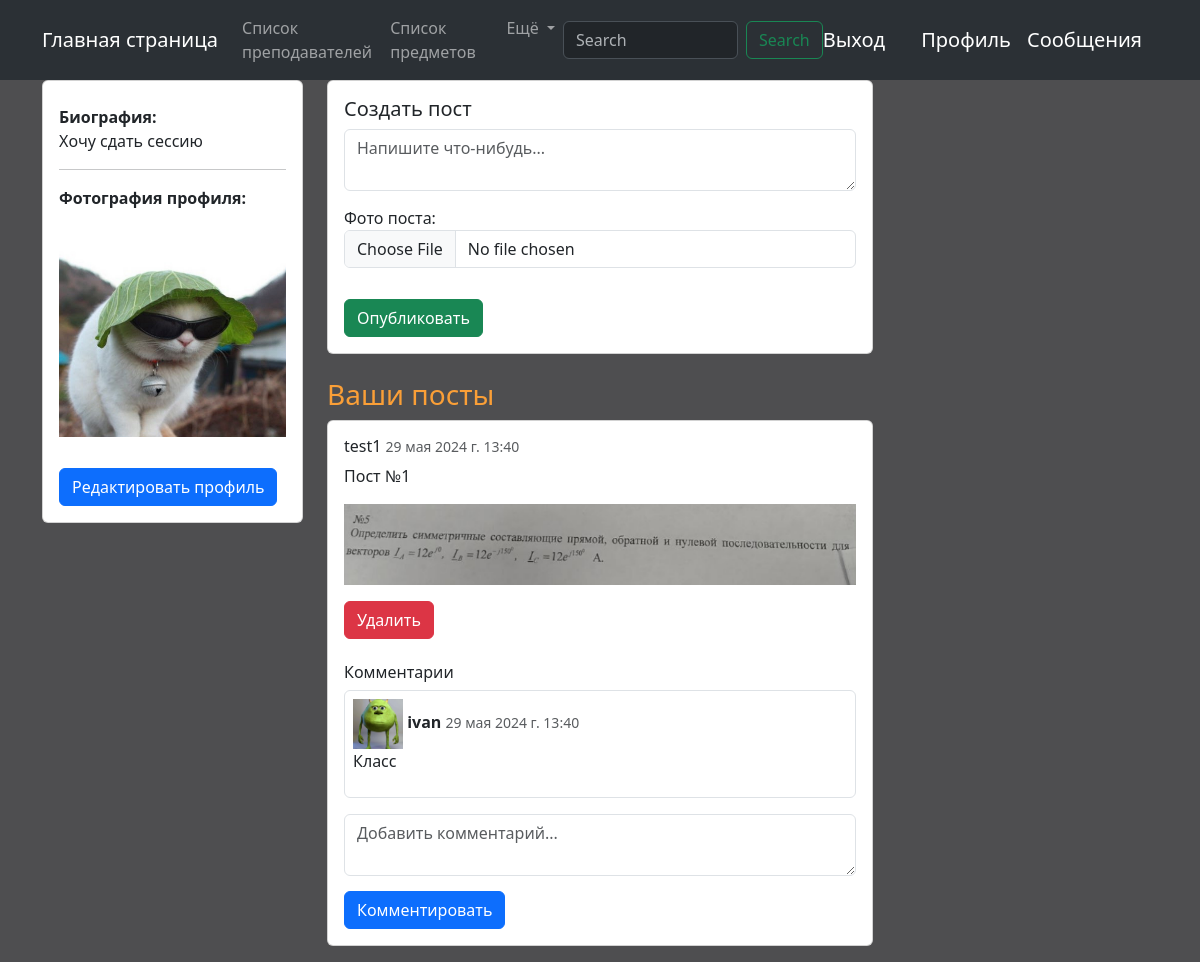
The app's page /profile/16/ (signed in) with its own data.
### registration/models.py (models this page shows, shortened)
class Profile(models.Model):
    user = models.OneToOneField(User, on_delete=models.CASCADE)
    bio = models.TextField('О себе', blank=True)
    profile_picture = models.ImageField('Фото профиля', upload_to='profile_pictures/', blank=True)
    class Meta:
        verbose_name = 'Профиль'
        verbose_name_plural = 'Профили'

class Post(models.Model):
    author = models.ForeignKey(User, on_delete=models.CASCADE)
    content = models.TextField()
    created_at = models.DateTimeField(auto_now_add=True)
    post_picture = models.ImageField('Фото поста', upload_to='post_pictures/', blank=True)
    class Meta:
        verbose_name = 'Пост'
        verbose_name_plural = 'Посты'

class Comment(models.Model):
    post = models.ForeignKey(Post, on_delete=models.CASCADE, related_name='comments')
    author = models.ForeignKey(User, on_delete=models.CASCADE)
    content = models.TextField()
    created_at = models.DateTimeField(auto_now_add=True)
    class Meta:
        verbose_name = 'Комментарий'
        verbose_name_plural = 'Комментарии'

### registration/views.py (the view, shortened to what this page needs)
# urls.py: path('profile/<int:user_id>/', Profile.as_view(), name='profile'),
class Profile(LoginRequiredMixin, DetailView):
    model = Profile
    template_name = 'registration/profile.html'
    def get_object(self, queryset=None):
        user_id = self.kwargs.get('user_id')
        return models.Profile.objects.get(user__id=user_id)
    def get_context_data(self, **kwargs):
        context = super().get_context_data(**kwargs)
        user_id = self.kwargs.get('user_id')
        context['posts'] = models.Post.objects.filter(author__id=user_id).order_by('-created_at')
        context['post_form'] = PostForm()
        context['comment_form'] = CommentForm()
        return context

### registration/forms.py
class PostForm(forms.ModelForm):
    class Meta:
        model = Post
        fields = ['content', 'post_picture']
        widgets = {
            'content': forms.Textarea(attrs={'class': 'form-control', 'placeholder': 'Напишите что-нибудь...'})
        }

class CommentForm(forms.ModelForm):
    class Meta:
        model = Comment
        fields = ['content']

### registration/templates/registration/profile.html (shortened to what this page needs)
{% extends 'registration/base.html' %}
{% block content %}
    {% if user.is_authenticated %}
        <div class="container">
            <div class="row">
                <div class="col-md-3">
                    <div class="card">
                        <div class="card-body">
                            <div class="form-group">
                                <strong><label>Биография:</label></strong>
                                <p>{{ object.bio }}</p>
                                <hr>
                            </div>
                            <div class="form-group">
                                <strong><label>Фотография профиля:</label></strong><br>
                                {% if object.profile_picture %}
                                    <img src="{{ object.profile_picture.url }}" class="img-fluid" alt="Profile Picture">
                                {% else %}
                                    <p>Нет фотографии</p>
                                {% endif %}
                            </div>
                            <a href="{% url 'profile_edit' %}" class="btn btn-primary mt-3">Редактировать профиль</a>
                        </div>
                    </div>
                </div>
                <div class="col-md-6">
                    <div class="card">
                        <div class="card-body">
                            <h5 class="card-title">Создать пост</h5>
                            <form method="post" enctype="multipart/form-data">
                                <div class="form-group">
                                    <textarea class="form-control" name="content" placeholder="Напишите что-нибудь..."></textarea>
                                </div>
                                <div class="form-group">
                                    <label for="post_picture">Фото поста:</label>
                                    <input type="file" class="form-control" name="post_picture">
                                </div>
                                <button type="submit" class="btn btn-success mt-3">Опубликовать</button>
                            </form>
                        </div>
                    </div>
                    <div class="mt-4">
                        <h3>Ваши посты</h3>
                        {% for post in posts %}
                            <div class="card mb-3">
                                <div class="card-body">
                                    <h6 class="card-title">{{ post.author.username }} <small class="text-muted">{{ post.created_at }}</small></h6>
                                    <p class="card-text">{{ post.content }}</p>
                                    {% if post.post_picture %}
                                        <img src="{{ post.post_picture.url }}" class="img-fluid" alt="Post Picture">
                                    {% endif %}
                                    <a href="{% url 'delete_post' post.id %}" class="btn btn-danger mt-3">Удалить</a>
                                    <div class="mt-4">
                                        <h6>Комментарии</h6>
                                        {% for comment in post.comments.all %}
                                            <div class="border rounded p-2 mb-2">
                                                <img src="{{ comment.author.profile.profile_picture.url }}" class="img-fluid" alt="Post Picture"
                                                style="width: 50px;height: 50px;">
                                                <strong>{{ comment.author.username }}</strong> <small class="text-muted">{{ comment.created_at }}</small>
                                                <p>{{ comment.content }}</p>
                                            </div>
                                        {% endfor %}
                                    </div>
                                    <form method="post" class="mt-3">
                                        <div class="form-group">
                                            <textarea class="form-control" name="content" placeholder="Добавить комментарий..."></textarea>
                                        </div>
                                        <button type="submit" class="btn btn-primary">Комментировать</button>
                                    </form>
                                </div>
                            </div>
                        {% endfor %}
                    </div>
                </div>
            </div>
        </div>
    {% endif %}
{% endblock %}

### core/static/core/css/styles.css (style rules this page uses)
body { background-color: #4E4E50; }
h3 { color:#fa9f37; }
.form-group { margin-bottom: 15px; }

### records on screen
Profile: bio "Хочу сдать сессию", profile_picture (picture)
Post: author.username "test1", created_at "29 мая 2024 г. 13:40", content "Пост №1", post_picture (picture)
Comment: author.profile.profile_picture (picture), author.username "ivan", created_at "29 мая 2024 г. 13:40", content "Класс"
